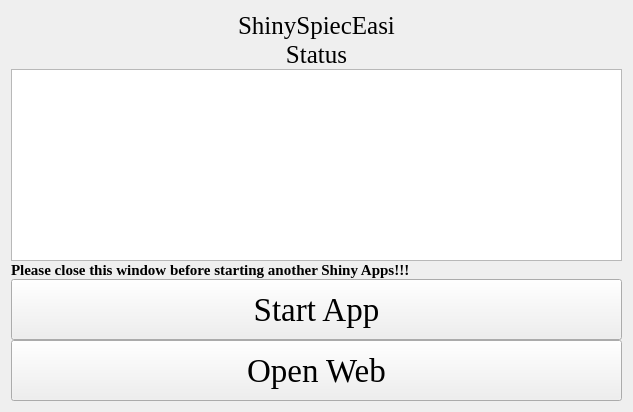
<?xml version="1.0" encoding="UTF-8"?>
<ui version="4.0">
 <class>Form</class>
 <widget class="QWidget" name="Form">
  <property name="geometry">
   <rect>
    <x>0</x>
    <y>0</y>
    <width>633</width>
    <height>412</height>
   </rect>
  </property>
  <property name="windowTitle">
   <string>Form</string>
  </property>
  <property name="styleSheet">
   <string notr="true">background-image: url(D:/tools/Pycharm/pyqt/logo/green_back.png);</string>
  </property>
  <layout class="QGridLayout" name="gridLayout_4">
   <property name="verticalSpacing">
    <number>0</number>
   </property>
   <item row="0" column="0">
    <layout class="QGridLayout" name="gridLayout_5">
     <property name="verticalSpacing">
      <number>0</number>
     </property>
     <item row="0" column="0" colspan="3">
      <widget class="QLabel" name="label">
       <property name="sizePolicy">
        <sizepolicy hsizetype="Preferred" vsizetype="Fixed">
         <horstretch>0</horstretch>
         <verstretch>0</verstretch>
        </sizepolicy>
       </property>
       <property name="font">
        <font>
         <family>Times New Roman</family>
         <pointsize>19</pointsize>
        </font>
       </property>
       <property name="text">
        <string>ShinySpiecEasi</string>
       </property>
       <property name="alignment">
        <set>Qt::AlignCenter</set>
       </property>
      </widget>
     </item>
     <item row="3" column="0" colspan="3">
      <widget class="QLabel" name="label_4">
       <property name="sizePolicy">
        <sizepolicy hsizetype="Preferred" vsizetype="Fixed">
         <horstretch>0</horstretch>
         <verstretch>0</verstretch>
        </sizepolicy>
       </property>
       <property name="font">
        <font>
         <family>Times New Roman</family>
         <pointsize>19</pointsize>
        </font>
       </property>
       <property name="text">
        <string>Status</string>
       </property>
       <property name="alignment">
        <set>Qt::AlignCenter</set>
       </property>
      </widget>
     </item>
     <item row="5" column="0" rowspan="2" colspan="3">
      <widget class="QTextBrowser" name="textBrowser">
       <property name="styleSheet">
        <string notr="true">background-image: url(D:/Documents/Desktop/white.png)</string>
       </property>
      </widget>
     </item>
     <item row="7" column="0" colspan="3">
      <widget class="QLabel" name="label_3">
       <property name="sizePolicy">
        <sizepolicy hsizetype="Preferred" vsizetype="Fixed">
         <horstretch>0</horstretch>
         <verstretch>0</verstretch>
        </sizepolicy>
       </property>
       <property name="font">
        <font>
         <family>Times New Roman</family>
         <pointsize>11</pointsize>
         <weight>75</weight>
         <bold>true</bold>
        </font>
       </property>
       <property name="text">
        <string>Please close this window before starting another Shiny Apps!!!</string>
       </property>
      </widget>
     </item>
     <item row="8" column="0" colspan="3">
      <widget class="QPushButton" name="pushButton">
       <property name="sizePolicy">
        <sizepolicy hsizetype="Preferred" vsizetype="Preferred">
         <horstretch>0</horstretch>
         <verstretch>0</verstretch>
        </sizepolicy>
       </property>
       <property name="font">
        <font>
         <family>Times New Roman</family>
         <pointsize>25</pointsize>
        </font>
       </property>
       <property name="text">
        <string>Start App</string>
       </property>
      </widget>
     </item>
     <item row="9" column="0" colspan="3">
      <widget class="QPushButton" name="pushButton_2">
       <property name="sizePolicy">
        <sizepolicy hsizetype="Preferred" vsizetype="Preferred">
         <horstretch>0</horstretch>
         <verstretch>0</verstretch>
        </sizepolicy>
       </property>
       <property name="font">
        <font>
         <family>Times New Roman</family>
         <pointsize>25</pointsize>
        </font>
       </property>
       <property name="text">
        <string>Open Web</string>
       </property>
      </widget>
     </item>
    </layout>
   </item>
  </layout>
 </widget>
 <resources/>
 <connections/>
</ui>
